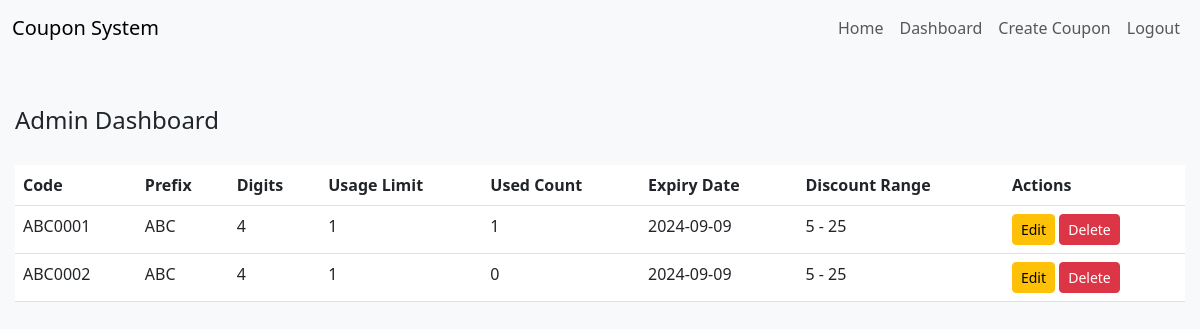
The app's page /admin_dashboard.php (signed in) with its own data.
### tables this page shows
CREATE TABLE `coupons` (
  `id` int(11) NOT NULL,
  `admin_id` int(11) NOT NULL,
  `code` varchar(255) NOT NULL,
  `prefix` varchar(50) DEFAULT NULL,
  `digits` int(11) DEFAULT NULL,
  `usage_limit` int(11) DEFAULT 1,
  `used_count` int(11) DEFAULT 0,
  `expiry_date` date DEFAULT NULL,
  `discount_min` int(11) DEFAULT NULL,
  `discount_max` int(11) DEFAULT NULL,
  `created_at` timestamp NOT NULL DEFAULT current_timestamp()
);

### admin_dashboard.php (the view, shortened to what this page needs)
<?php
require 'header.php';
require 'db.php';
$admin_id = $_SESSION['admin_id'];
$coupons = $conn->query("SELECT * FROM coupons WHERE admin_id = $admin_id");
?>
<div class="container">
    <h2 class="mt-5">Admin Dashboard</h2>
    <div class="table-responsive">
        <table class="table">
            <thead>
                <tr>
                    <th>Code</th>
                    <th>Prefix</th>
                    <th>Digits</th>
                    <th>Usage Limit</th>
                    <th>Used Count</th>
                    <th>Expiry Date</th>
                    <th>Discount Range</th>
                    <th>Actions</th>
                </tr>
            </thead>
            <tbody>
                <?php while ($coupon = $coupons->fetch_assoc()): ?>
                    <tr>
                        <td><?php echo $coupon['code']; ?></td>
                        <td><?php echo $coupon['prefix']; ?></td>
                        <td><?php echo $coupon['digits']; ?></td>
                        <td><?php echo $coupon['usage_limit']; ?></td>
                        <td><?php echo $coupon['used_count']; ?></td>
                        <td><?php echo $coupon['expiry_date']; ?></td>
                        <td><?php echo $coupon['discount_min'] . ' - ' . $coupon['discount_max']; ?></td>
                        <td>
                            <a href="edit_coupon.php?id=<?php echo $coupon['id']; ?>" class="btn btn-warning btn-sm">Edit</a>
                            <a href="delete_coupon.php?id=<?php echo $coupon['id']; ?>" class="btn btn-danger btn-sm" onclick="return confirm('Are you sure?')">Delete</a>
                        </td>
                    </tr>
                <?php endwhile; ?>
            </tbody>
        </table>
    </div>
</div>
</body>
</html>

### styles.css (style rules this page uses)
body { background-color: #f8f9fa; }
.container { margin-top: 50px; max-width: 100%; padding-left: 15px; padding-right: 15px; }
h2 { margin-bottom: 30px; font-size: 1.5rem; }

### records on screen
coupons: code "ABC0001", prefix "ABC", digits "4", usage_limit "1", used_count "1", expiry_date "2024-09-09", discount_min "5", discount_max "25"
coupons: code "ABC0002", prefix "ABC", digits "4", usage_limit "1", used_count "0", expiry_date "2024-09-09", discount_min "5", discount_max "25"
